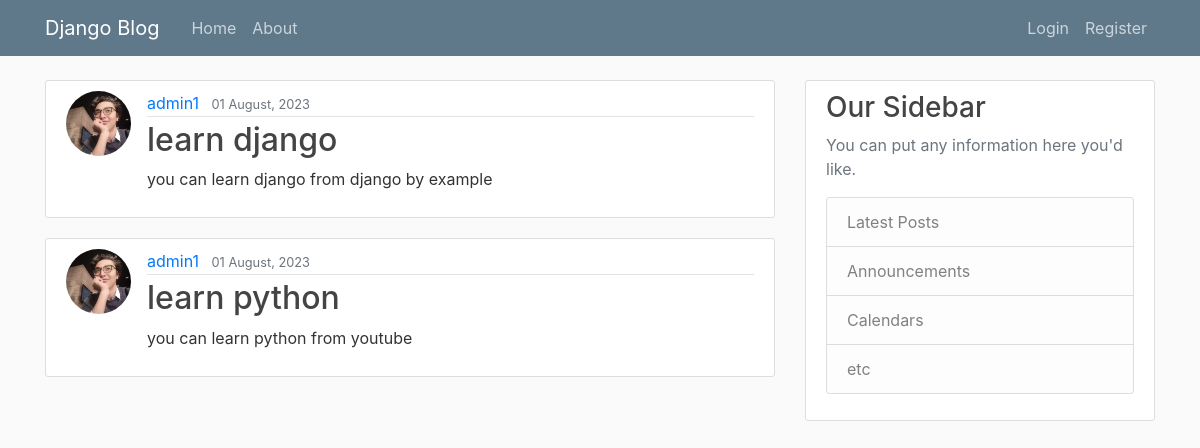
The app's page /, older data.
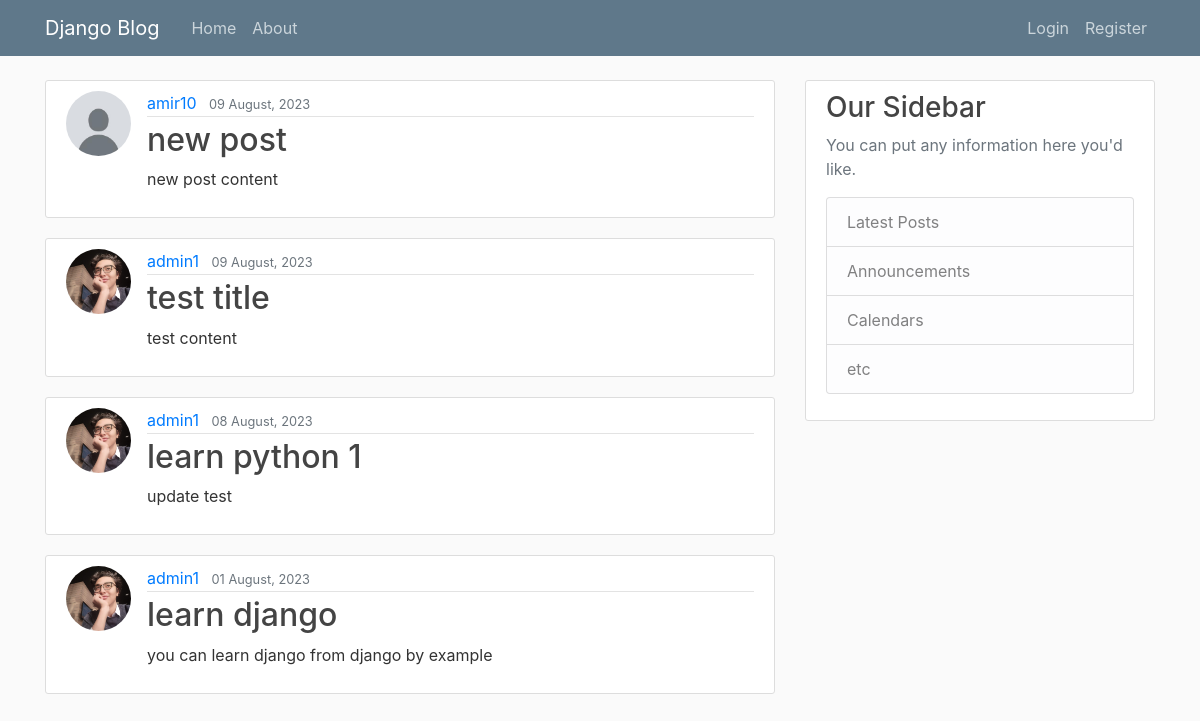
The same page, newer data.
### core/models.py (models this page shows, shortened)
class Post(models.Model):
    title = models.CharField(max_length=50)
    content = models.TextField()
    posted_date = models.DateTimeField(default=timezone.now)
    author = models.ForeignKey(User,on_delete=models.CASCADE)
    slug = models.SlugField(max_length=50, null=True, blank=True,unique=True)
    def get_absolute_url(self):
        return reverse('post-detail', kwargs={"slug": self.slug})

### accounts/models.py (models this page shows, shortened)
class Profile(models.Model):
    user = models.OneToOneField(User,on_delete= models.CASCADE)
    img = models.ImageField(default='default.jpg',upload_to='profile_pics')

### core/views.py (the view)
# urls.py: path('', views.PostListView.as_view(), name='home'),
class PostListView(ListView):
    model = Post
    template_name = 'post_list.html'
    context_object_name = 'posts'
    ordering = ['-posted_date']
    paginate_by = 8

### core/templates/core/post_list.html (shortened to what this page needs)
{% extends "base.html" %}
{% block content %}
    {% for post in posts %}
        <article class="media content-section">
          <img class="rounded-circle article-img" src="{{ post.author.profile.img.url }}">
          <div class="media-body">
            <div class="article-metadata">
              <a class="mr-2" href="#">{{ post.author }}</a>
              <small class="text-muted">{{ post.posted_date|date:"d F,  Y" }}</small>
            </div>
            <h2><a class="article-title" href="{{ post.get_absolute_url }}">{{ post.title }}</a></h2>
            <p class="article-content">{{ post.content }}</p>
          </div>
        </article>
    {% endfor %}
{% endblock content %}

### templates/base.html (shortened to what this page needs)
{% load static %}
<!DOCTYPE html>
<html>
<head>
    <link rel="stylesheet" href="https://maxcdn.bootstrapcdn.com/bootstrap/4.0.0/css/bootstrap.min.css">
    <link rel="stylesheet" type="text/css" href="{% static 'main.css' %}">
</head>
<body>
    <header class="site-header">
      <nav class="navbar navbar-expand-md navbar-dark bg-steel fixed-top">
        <div class="container">
          <a class="navbar-brand mr-4" href="{% url 'home' %}">Django Blog</a>
          <div class="collapse navbar-collapse" id="navbarToggle">
            <div class="navbar-nav mr-auto">
              <a class="nav-item nav-link" href="{% url 'home' %}">Home</a>
              <a class="nav-item nav-link" href="{% url 'about' %}">About</a>
            </div>
            <div class="navbar-nav">
              {% if user.is_authenticated %}
                <a class="nav-item nav-link" href="{% url 'post-create' %}">New Post</a>
                <a class="nav-item nav-link" href="{% url 'profile' %}">{{ user.first_name }} {{ user.last_name }}</a>
                <a class="nav-item nav-link" href="{% url 'logout' %}">Logout</a>
              {% else %}
                <a class="nav-item nav-link" href="{% url 'login' %}">Login</a>
                <a class="nav-item nav-link" href="{% url 'register' %}">Register</a>
              {% endif %}
            </div>
          </div>
        </div>
      </nav>
    </header>
    <main role="main" class="container">
      <div class="row">
        <div class="col-md-8">
          {% block content %}{% endblock %}
        </div>
        <div class="col-md-4">
          <div class="content-section">
            <h3>Our Sidebar</h3>
            <p class='text-muted'>You can put any information here you'd like.
              <ul class="list-group">
                <li class="list-group-item list-group-item-light">Latest Posts</li>
                <li class="list-group-item list-group-item-light">Announcements</li>
                <li class="list-group-item list-group-item-light">Calendars</li>
                <li class="list-group-item list-group-item-light">etc</li>
              </ul>
            </p>
          </div>
        </div>
      </div>
    </main>
</body>
</html>

### static/main.css (style rules this page uses)
body { background: #fafafa; color: #333333; margin-top: 5rem; }
h1, h2, h3, h4, h5, h6 { color: #444444; }
ul { margin: 0; }
.bg-steel { background-color: #5f788a; }
.site-header .navbar-nav .nav-link { color: #cbd5db; }
.content-section { background: #ffffff; padding: 10px 20px; border: 1px solid #dddddd; border-radius: 3px; margin-bottom: 20px; }
.article-title { color: #444444; }
.article-content { white-space: pre-line; }
.article-img { height: 65px; width: 65px; margin-right: 16px; }
.article-metadata { padding-bottom: 1px; margin-bottom: 4px; border-bottom: 1px solid #e3e3e3 }

Row changes from the older to the newer data that the page shows:
removed Post: author.profile.img (picture), author "admin1", posted_date "01 August, 2023", title "learn python", content "you can learn python from youtube"
added Post: author.profile.img (placeholder picture), author "amir10", posted_date "09 August, 2023", title "new post", content "new post content"
added Post: author.profile.img (picture), author "admin1", posted_date "09 August, 2023", title "test title", content "test content"
added Post: author.profile.img (picture), author "admin1", posted_date "08 August, 2023", title "learn python 1", content "update test"
